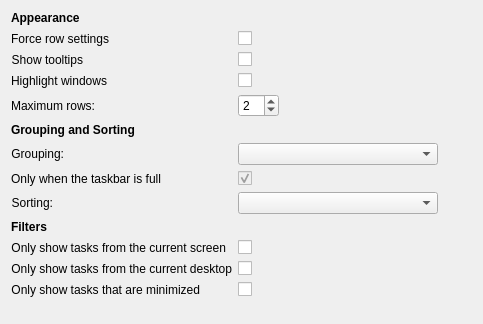
<?xml version="1.0" encoding="UTF-8"?>
<ui version="4.0">
 <class>tasksConfig</class>
 <widget class="QWidget" name="tasksConfig">
  <property name="geometry">
   <rect>
    <x>0</x>
    <y>0</y>
    <width>483</width>
    <height>324</height>
   </rect>
  </property>
  <layout class="QFormLayout" name="formLayout">
   <property name="fieldGrowthPolicy">
    <enum>QFormLayout::ExpandingFieldsGrow</enum>
   </property>
   <item row="0" column="0">
    <widget class="QLabel" name="label_5">
     <property name="sizePolicy">
      <sizepolicy hsizetype="Expanding" vsizetype="Preferred">
       <horstretch>0</horstretch>
       <verstretch>0</verstretch>
      </sizepolicy>
     </property>
     <property name="font">
      <font>
       <weight>75</weight>
       <bold>true</bold>
      </font>
     </property>
     <property name="text">
      <string>Appearance</string>
     </property>
    </widget>
   </item>
   <item row="1" column="0">
    <widget class="QLabel" name="label_7">
     <property name="text">
      <string>Force row settings</string>
     </property>
     <property name="alignment">
      <set>Qt::AlignRight|Qt::AlignTrailing|Qt::AlignVCenter</set>
     </property>
     <property name="buddy">
      <cstring>fillRows</cstring>
     </property>
    </widget>
   </item>
   <item row="1" column="1">
    <widget class="QCheckBox" name="fillRows">
     <property name="text">
      <string/>
     </property>
    </widget>
   </item>
   <item row="2" column="0">
    <widget class="QLabel" name="label_8">
     <property name="text">
      <string>Show tooltips</string>
     </property>
     <property name="alignment">
      <set>Qt::AlignRight|Qt::AlignTrailing|Qt::AlignVCenter</set>
     </property>
     <property name="buddy">
      <cstring>showTooltip</cstring>
     </property>
    </widget>
   </item>
   <item row="2" column="1">
    <widget class="QCheckBox" name="showTooltip">
     <property name="text">
      <string/>
     </property>
    </widget>
   </item>
   <item row="3" column="0">
    <widget class="QLabel" name="label_9">
     <property name="text">
      <string>Highlight windows</string>
     </property>
     <property name="alignment">
      <set>Qt::AlignRight|Qt::AlignTrailing|Qt::AlignVCenter</set>
     </property>
     <property name="buddy">
      <cstring>highlightWindows</cstring>
     </property>
    </widget>
   </item>
   <item row="3" column="1">
    <widget class="QCheckBox" name="highlightWindows">
     <property name="text">
      <string/>
     </property>
    </widget>
   </item>
   <item row="4" column="0">
    <widget class="QLabel" name="label_3">
     <property name="text">
      <string>Maximum rows:</string>
     </property>
     <property name="alignment">
      <set>Qt::AlignRight|Qt::AlignTrailing|Qt::AlignVCenter</set>
     </property>
     <property name="buddy">
      <cstring>maxRows</cstring>
     </property>
    </widget>
   </item>
   <item row="4" column="1">
    <layout class="QHBoxLayout" name="horizontalLayout_3">
     <item>
      <widget class="KIntSpinBox" name="maxRows">
       <property name="minimum">
        <number>1</number>
       </property>
       <property name="value">
        <number>2</number>
       </property>
      </widget>
     </item>
     <item>
      <spacer name="horizontalSpacer_2">
       <property name="orientation">
        <enum>Qt::Horizontal</enum>
       </property>
       <property name="sizeHint" stdset="0">
        <size>
         <width>47</width>
         <height>23</height>
        </size>
       </property>
      </spacer>
     </item>
    </layout>
   </item>
   <item row="5" column="0">
    <widget class="QLabel" name="label_6">
     <property name="sizePolicy">
      <sizepolicy hsizetype="Expanding" vsizetype="Preferred">
       <horstretch>0</horstretch>
       <verstretch>0</verstretch>
      </sizepolicy>
     </property>
     <property name="font">
      <font>
       <weight>75</weight>
       <bold>true</bold>
      </font>
     </property>
     <property name="text">
      <string>Grouping and Sorting</string>
     </property>
    </widget>
   </item>
   <item row="6" column="0">
    <widget class="QLabel" name="label">
     <property name="text">
      <string>Grouping:</string>
     </property>
     <property name="alignment">
      <set>Qt::AlignRight|Qt::AlignTrailing|Qt::AlignVCenter</set>
     </property>
     <property name="buddy">
      <cstring>groupingStrategy</cstring>
     </property>
    </widget>
   </item>
   <item row="6" column="1">
    <layout class="QHBoxLayout" name="horizontalLayout">
     <item>
      <widget class="QComboBox" name="groupingStrategy">
       <property name="minimumSize">
        <size>
         <width>200</width>
         <height>0</height>
        </size>
       </property>
      </widget>
     </item>
     <item>
      <spacer name="horizontalSpacer_3">
       <property name="orientation">
        <enum>Qt::Horizontal</enum>
       </property>
       <property name="sizeHint" stdset="0">
        <size>
         <width>40</width>
         <height>20</height>
        </size>
       </property>
      </spacer>
     </item>
    </layout>
   </item>
   <item row="7" column="0">
    <widget class="QLabel" name="label_10">
     <property name="text">
      <string>Only when the taskbar is full</string>
     </property>
     <property name="alignment">
      <set>Qt::AlignRight|Qt::AlignTrailing|Qt::AlignVCenter</set>
     </property>
     <property name="buddy">
      <cstring>groupWhenFull</cstring>
     </property>
    </widget>
   </item>
   <item row="7" column="1">
    <widget class="QCheckBox" name="groupWhenFull">
     <property name="enabled">
      <bool>false</bool>
     </property>
     <property name="text">
      <string/>
     </property>
     <property name="checked">
      <bool>true</bool>
     </property>
    </widget>
   </item>
   <item row="8" column="0">
    <widget class="QLabel" name="label_2">
     <property name="text">
      <string>Sorting:</string>
     </property>
     <property name="alignment">
      <set>Qt::AlignRight|Qt::AlignTrailing|Qt::AlignVCenter</set>
     </property>
     <property name="buddy">
      <cstring>sortingStrategy</cstring>
     </property>
    </widget>
   </item>
   <item row="8" column="1">
    <layout class="QHBoxLayout" name="horizontalLayout_2">
     <item>
      <widget class="QComboBox" name="sortingStrategy">
       <property name="minimumSize">
        <size>
         <width>200</width>
         <height>0</height>
        </size>
       </property>
      </widget>
     </item>
     <item>
      <spacer name="horizontalSpacer_4">
       <property name="orientation">
        <enum>Qt::Horizontal</enum>
       </property>
       <property name="sizeHint" stdset="0">
        <size>
         <width>40</width>
         <height>20</height>
        </size>
       </property>
      </spacer>
     </item>
    </layout>
   </item>
   <item row="9" column="0">
    <widget class="QLabel" name="label_4">
     <property name="sizePolicy">
      <sizepolicy hsizetype="Expanding" vsizetype="Preferred">
       <horstretch>0</horstretch>
       <verstretch>0</verstretch>
      </sizepolicy>
     </property>
     <property name="font">
      <font>
       <weight>75</weight>
       <bold>true</bold>
      </font>
     </property>
     <property name="text">
      <string>Filters</string>
     </property>
    </widget>
   </item>
   <item row="10" column="0">
    <widget class="QLabel" name="label_11">
     <property name="text">
      <string>Only show tasks from the current screen</string>
     </property>
     <property name="alignment">
      <set>Qt::AlignRight|Qt::AlignTrailing|Qt::AlignVCenter</set>
     </property>
     <property name="buddy">
      <cstring>showOnlyCurrentScreen</cstring>
     </property>
    </widget>
   </item>
   <item row="10" column="1">
    <widget class="QCheckBox" name="showOnlyCurrentScreen">
     <property name="text">
      <string/>
     </property>
    </widget>
   </item>
   <item row="11" column="0">
    <widget class="QLabel" name="label_12">
     <property name="text">
      <string>Only show tasks from the current desktop</string>
     </property>
     <property name="alignment">
      <set>Qt::AlignRight|Qt::AlignTrailing|Qt::AlignVCenter</set>
     </property>
     <property name="buddy">
      <cstring>showOnlyCurrentDesktop</cstring>
     </property>
    </widget>
   </item>
   <item row="11" column="1">
    <widget class="QCheckBox" name="showOnlyCurrentDesktop">
     <property name="text">
      <string/>
     </property>
    </widget>
   </item>
   <item row="12" column="0">
    <widget class="QLabel" name="label_13">
     <property name="text">
      <string>Only show tasks that are minimized</string>
     </property>
     <property name="alignment">
      <set>Qt::AlignRight|Qt::AlignTrailing|Qt::AlignVCenter</set>
     </property>
     <property name="buddy">
      <cstring>showOnlyMinimized</cstring>
     </property>
    </widget>
   </item>
   <item row="12" column="1">
    <widget class="QCheckBox" name="showOnlyMinimized">
     <property name="text">
      <string/>
     </property>
    </widget>
   </item>
   <item row="13" column="1">
    <spacer name="verticalSpacer">
     <property name="orientation">
      <enum>Qt::Vertical</enum>
     </property>
     <property name="sizeHint" stdset="0">
      <size>
       <width>0</width>
       <height>5</height>
      </size>
     </property>
    </spacer>
   </item>
  </layout>
 </widget>
 <customwidgets>
  <customwidget>
   <class>KIntSpinBox</class>
   <extends>QSpinBox</extends>
   <header>knuminput.h</header>
  </customwidget>
 </customwidgets>
 <resources/>
 <connections/>
</ui>
